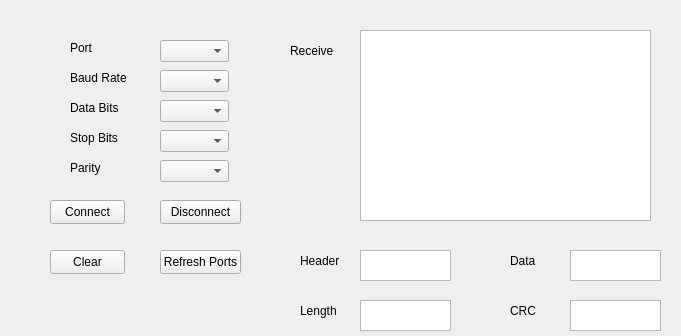
<?xml version="1.0" encoding="UTF-8"?>
<ui version="4.0">
 <class>Widget</class>
 <widget class="QWidget" name="Widget">
  <property name="geometry">
   <rect>
    <x>0</x>
    <y>0</y>
    <width>681</width>
    <height>336</height>
   </rect>
  </property>
  <property name="windowTitle">
   <string>Widget</string>
  </property>
  <widget class="QLabel" name="label">
   <property name="geometry">
    <rect>
     <x>70</x>
     <y>40</y>
     <width>49</width>
     <height>16</height>
    </rect>
   </property>
   <property name="text">
    <string>Port</string>
   </property>
  </widget>
  <widget class="QLabel" name="label_2">
   <property name="geometry">
    <rect>
     <x>70</x>
     <y>70</y>
     <width>61</width>
     <height>16</height>
    </rect>
   </property>
   <property name="text">
    <string>Baud Rate</string>
   </property>
  </widget>
  <widget class="QLabel" name="label_3">
   <property name="geometry">
    <rect>
     <x>70</x>
     <y>100</y>
     <width>61</width>
     <height>16</height>
    </rect>
   </property>
   <property name="text">
    <string>Data Bits</string>
   </property>
  </widget>
  <widget class="QLabel" name="label_4">
   <property name="geometry">
    <rect>
     <x>70</x>
     <y>130</y>
     <width>49</width>
     <height>16</height>
    </rect>
   </property>
   <property name="text">
    <string>Stop Bits</string>
   </property>
  </widget>
  <widget class="QLabel" name="label_5">
   <property name="geometry">
    <rect>
     <x>70</x>
     <y>160</y>
     <width>49</width>
     <height>16</height>
    </rect>
   </property>
   <property name="text">
    <string>Parity</string>
   </property>
  </widget>
  <widget class="QComboBox" name="comboBox_port">
   <property name="geometry">
    <rect>
     <x>160</x>
     <y>40</y>
     <width>69</width>
     <height>22</height>
    </rect>
   </property>
  </widget>
  <widget class="QComboBox" name="comboBox_baud">
   <property name="geometry">
    <rect>
     <x>160</x>
     <y>70</y>
     <width>69</width>
     <height>22</height>
    </rect>
   </property>
  </widget>
  <widget class="QComboBox" name="comboBox_dataBit">
   <property name="geometry">
    <rect>
     <x>160</x>
     <y>100</y>
     <width>69</width>
     <height>22</height>
    </rect>
   </property>
  </widget>
  <widget class="QComboBox" name="comboBox_stopBit">
   <property name="geometry">
    <rect>
     <x>160</x>
     <y>130</y>
     <width>69</width>
     <height>22</height>
    </rect>
   </property>
  </widget>
  <widget class="QComboBox" name="comboBox_parity">
   <property name="geometry">
    <rect>
     <x>160</x>
     <y>160</y>
     <width>69</width>
     <height>22</height>
    </rect>
   </property>
  </widget>
  <widget class="QPushButton" name="pushButton_connect">
   <property name="geometry">
    <rect>
     <x>50</x>
     <y>200</y>
     <width>75</width>
     <height>24</height>
    </rect>
   </property>
   <property name="text">
    <string>Connect</string>
   </property>
  </widget>
  <widget class="QPushButton" name="pushButton_disconnect">
   <property name="geometry">
    <rect>
     <x>160</x>
     <y>200</y>
     <width>81</width>
     <height>24</height>
    </rect>
   </property>
   <property name="text">
    <string>Disconnect</string>
   </property>
  </widget>
  <widget class="QPushButton" name="pushButton_refreshPort">
   <property name="geometry">
    <rect>
     <x>160</x>
     <y>250</y>
     <width>81</width>
     <height>24</height>
    </rect>
   </property>
   <property name="text">
    <string>Refresh Ports</string>
   </property>
  </widget>
  <widget class="QPushButton" name="pushButton_clear">
   <property name="geometry">
    <rect>
     <x>50</x>
     <y>250</y>
     <width>75</width>
     <height>24</height>
    </rect>
   </property>
   <property name="text">
    <string>Clear</string>
   </property>
  </widget>
  <widget class="QTextBrowser" name="text_header">
   <property name="geometry">
    <rect>
     <x>360</x>
     <y>250</y>
     <width>91</width>
     <height>31</height>
    </rect>
   </property>
  </widget>
  <widget class="QTextBrowser" name="text_receive">
   <property name="geometry">
    <rect>
     <x>360</x>
     <y>30</y>
     <width>291</width>
     <height>191</height>
    </rect>
   </property>
  </widget>
  <widget class="QLabel" name="label_8">
   <property name="geometry">
    <rect>
     <x>290</x>
     <y>40</y>
     <width>51</width>
     <height>21</height>
    </rect>
   </property>
   <property name="text">
    <string>Receive</string>
   </property>
  </widget>
  <widget class="QTextBrowser" name="text_length">
   <property name="geometry">
    <rect>
     <x>360</x>
     <y>300</y>
     <width>91</width>
     <height>31</height>
    </rect>
   </property>
  </widget>
  <widget class="QTextBrowser" name="text_data">
   <property name="geometry">
    <rect>
     <x>570</x>
     <y>250</y>
     <width>91</width>
     <height>31</height>
    </rect>
   </property>
  </widget>
  <widget class="QTextBrowser" name="text_crc">
   <property name="geometry">
    <rect>
     <x>570</x>
     <y>300</y>
     <width>91</width>
     <height>31</height>
    </rect>
   </property>
  </widget>
  <widget class="QLabel" name="label_9">
   <property name="geometry">
    <rect>
     <x>300</x>
     <y>250</y>
     <width>51</width>
     <height>21</height>
    </rect>
   </property>
   <property name="text">
    <string>Header</string>
   </property>
  </widget>
  <widget class="QLabel" name="label_10">
   <property name="geometry">
    <rect>
     <x>300</x>
     <y>300</y>
     <width>51</width>
     <height>21</height>
    </rect>
   </property>
   <property name="text">
    <string>Length</string>
   </property>
  </widget>
  <widget class="QLabel" name="label_11">
   <property name="geometry">
    <rect>
     <x>510</x>
     <y>250</y>
     <width>51</width>
     <height>21</height>
    </rect>
   </property>
   <property name="text">
    <string>Data</string>
   </property>
  </widget>
  <widget class="QLabel" name="label_12">
   <property name="geometry">
    <rect>
     <x>510</x>
     <y>300</y>
     <width>51</width>
     <height>21</height>
    </rect>
   </property>
   <property name="text">
    <string>CRC</string>
   </property>
  </widget>
 </widget>
 <resources/>
 <connections/>
</ui>
